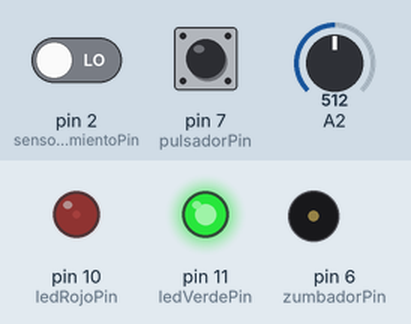
A sketch run on a simulated Arduino Uno, built with avr-gcc and run on an emulated ATmega328P. On the bench: output pins drawn as LEDs (lit = HIGH), buzzer (waves = sounding, pin HIGH). Inputs (shaded band) come from the test bench; at power-on: pin 7 (pulsadorPin) HIGH, A2 = 512, pin 2 (sensorMovimientoPin) LOW.

Above: at 1.2 s.
1.3 s: pin 7 (pulsadorPin) pulled LOW for 0.15 s
At 1.6 s:
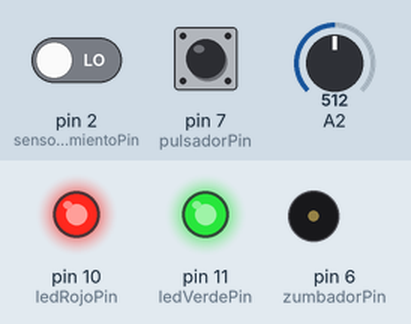
4.4 s: A2 set to 862
7.4 s: A2 set to 891
At 7.9 s:
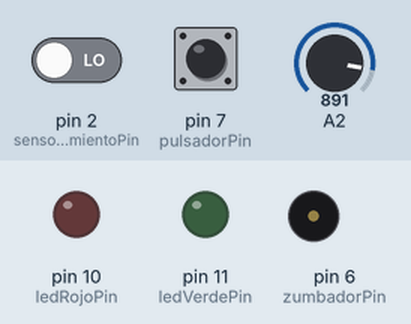
10.4 s: pin 2 (sensorMovimientoPin) driven HIGH
At 11.2 s:
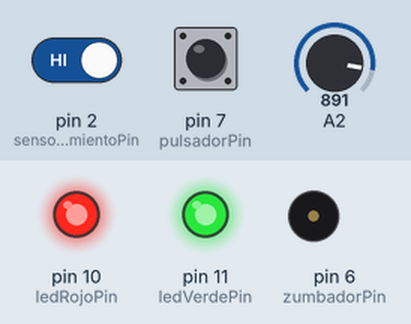
13.4 s: pin 7 (pulsadorPin) pulled LOW for 3.2 s
At 14.2 s:
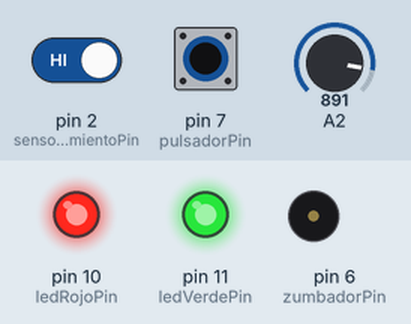
18.1 s: pin 2 (sensorMovimientoPin) driven LOW
At 21.7 s:
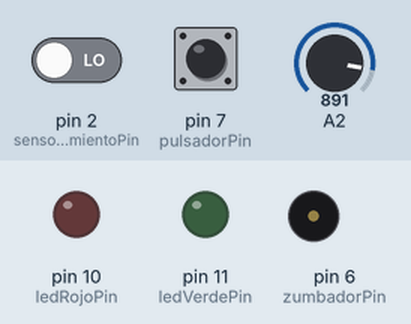
Timing chart, 0 to 22.1 s (numbered marks = the images above; inputs shaded):
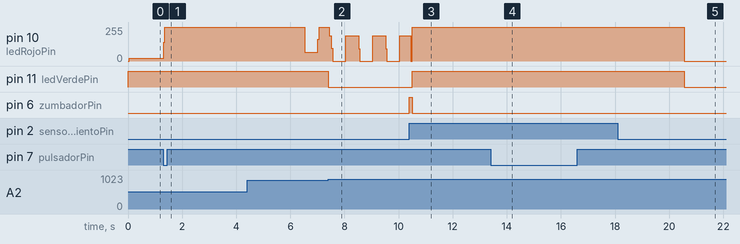

The sketch:

pt_15_elisa1.ino
```cpp
const int sensorMovimientoPin = 2;
const int zumbadorPin = 6;
const int ledRojoPin = 10;
const int ledVerdePin = 11;
const int pulsadorPin = 7;
const int LDRPin = A0;


bool alarmaActivada = false;
bool movimientoDetectado = false;

void setup() {

  pinMode(sensorMovimientoPin, INPUT);
  pinMode(zumbadorPin, OUTPUT);
  pinMode(ledRojoPin, OUTPUT);
  pinMode(ledVerdePin, OUTPUT);
  pinMode(pulsadorPin, INPUT_PULLUP);


  digitalWrite(ledVerdePin, HIGH);

}

  int lumniosidad(int LDRPin){
  	int Voltaje = analogRead(LDRPin);
	const int A = 1000;
	const int B = 15;
	const int Rc = 10;

  	return ((long)Voltaje*A*10)/((long)B*Rc*(1024-Voltaje));
}

void loop() {

  if (digitalRead(pulsadorPin) == LOW) {
    delay(50);
    alarmaActivada = !alarmaActivada;
    if (alarmaActivada) {
      digitalWrite(ledRojoPin, HIGH);
      delay(5000);
    } else {
      digitalWrite(ledRojoPin, LOW);
    }
  }

  if (alarmaActivada && digitalRead(sensorMovimientoPin) == HIGH) {
    movimientoDetectado = true;
  }

  if (movimientoDetectado) {
    digitalWrite(zumbadorPin, HIGH);
    delay(100);
    digitalWrite(zumbadorPin, LOW);
    movimientoDetectado = false;
  }

  if (alarmaActivada && millis() % 1000 < 500) {
    digitalWrite(ledRojoPin, HIGH);
  } else {
    digitalWrite(ledRojoPin, LOW);
  }

  int hayMovimiento = digitalRead(sensorMovimientoPin);
  int esNoche = (lumniosidad(sensorMovimientoPin) < 400);

  if (esNoche)
  {
    digitalWrite(ledRojoPin, HIGH);
    digitalWrite(ledVerdePin, HIGH);
  }else if(hayMovimiento){
    digitalWrite(ledRojoPin, HIGH);
    digitalWrite(ledVerdePin, HIGH);
    delay(5000);
  }
  else{
    digitalWrite(ledRojoPin, LOW);
    digitalWrite(ledVerdePin, LOW);
  }
}
```

Measured:
- the behaviour switches between 877 and 878 on A2 (found by bisection; images 1 and 2)
- after the input at 1.3 s, pin 10 (ledRojoPin): 22/255 → 255/255 at once
- after the input at 7.4 s, pin 11 (ledVerdePin): HIGH → LOW at once
- after the input at 10.4 s, pin 11 (ledVerdePin): LOW → HIGH after 0.10 s; pin 6 (zumbadorPin): LOW → HIGH at once, → LOW 0.10 s later
- after the input at 13.4 s, pin 6 (zumbadorPin): stays LOW (without the input it goes to HIGH after 2.1 s)
- after the input at 18.1 s, pin 10 (ledRojoPin): 255/255 → 0/255 after 2.5 s; pin 11 (ledVerdePin): HIGH → LOW after 2.5 s
